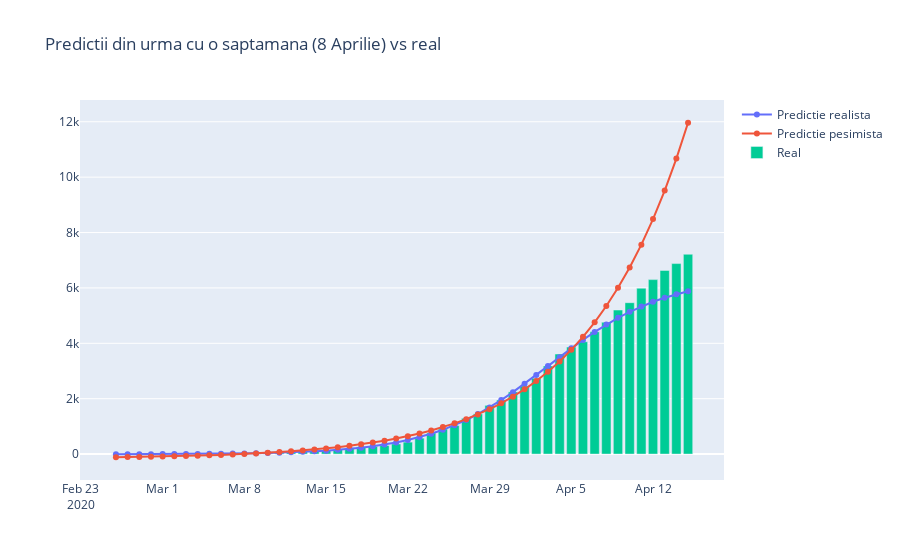
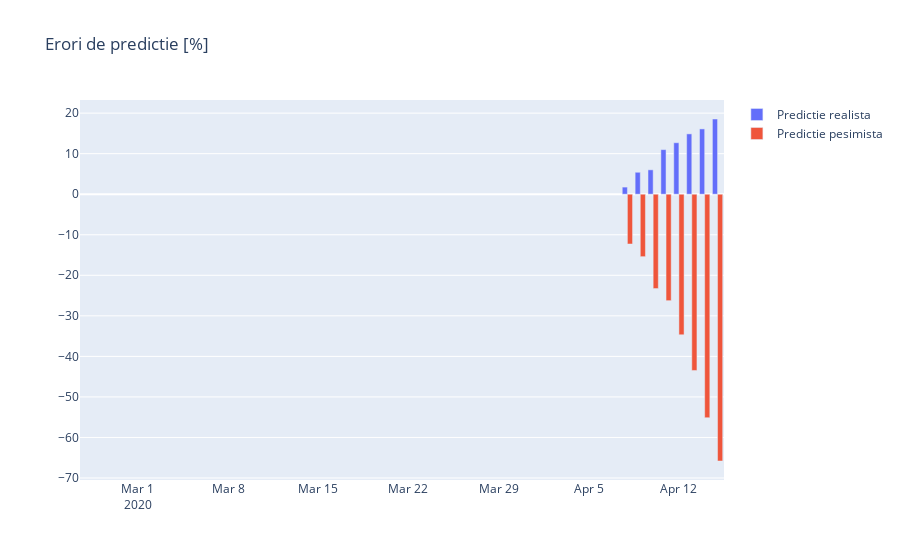

Notebook cell for these charts, in order:
### Code cell
compare_predictions(42, pacienti, 'Predictii din urma cu o saptamana (8 Aprilie) vs real')
compare_predictions(35, pacienti, 'Predictii din urma cu doua saptamani (1 Aprilie) vs real')
